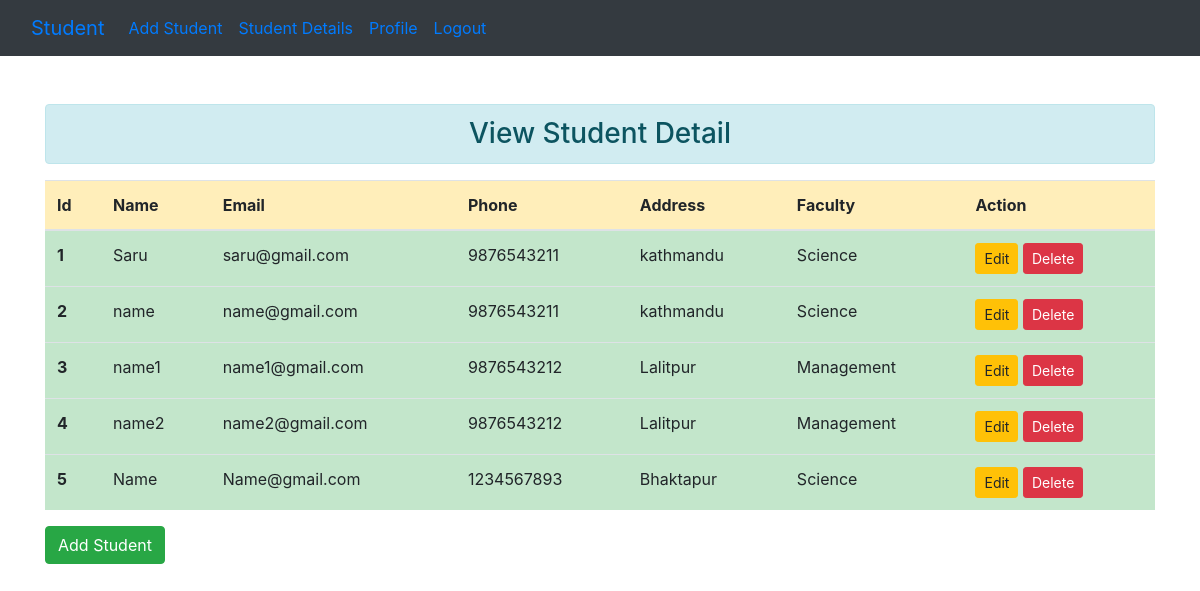
Page /student/details/ (signed in) on the committed database.
### Student/models.py (models this page shows)
class Student(models.Model):
    Name=models.CharField(max_length=100)
    Email=models.EmailField(max_length=100)
    Phone=models.CharField(max_length=10)
    Address=models.CharField(max_length=100)
    Faculty=models.CharField(max_length=50)

### Student/views.py (the view)
# urls.py: path('details/',views.show_student,name="showStudent"),
def show_student(request):
    if request.user.is_authenticated:
        students=Student.objects.all()
        return render(request, 'student/show.html',{'stud':students})
    else:
        messages.error(request,"Please Login First!!!")
        return HttpResponseRedirect('/student/login/')

### Student/templates/student/show.html (shortened to what this page needs)
{% extends 'student/base.html' %}
{% block content%}
<h3 class="text-center alert alert-info">View Student Detail</h3>
<div class="row">
    <div class="col-sm-12">
       {% if stud %}
       <table class="table table-hover">
        <thead>
          <tr class="table-warning">
            <th scope="col">Id</th>
            <th scope="col">Name</th>
            <th scope="col">Email</th>
            <th scope="col">Phone</th>
            <th scope="col">Address</th>
            <th scope="col">Faculty</th>
            <th scope="col">Action</th>
          </tr>
        </thead>
        <tbody>
        {% for st in stud %}
          <tr class="table-success">
            <th scope="row">{{st.id}}</th>
            <td>{{st.Name}}</td>
            <td>{{st.Email}}</td>
            <td>{{st.Phone}}</td>
            <td>{{st.Address}}</td>
            <td>{{st.Faculty}}</td>
            <td>
              <form action="{% url 'updateStudent' st.id %}" method="post" class="d-inline">
                <input type="submit" class="btn btn-warning btn-sm" value="Edit">
              </form>
                <form action="{% url 'deleteStudent' st.id %}" method="post" class="d-inline">
                    <input type="submit" class="btn btn-danger btn-sm" value="Delete">
                </form>
            </td>
          </tr>
    {% endfor %}
        </tbody>
      </table>
       {% else %}
        <h4 class="text-center alert alert-danger">No Records</h4>
       {% endif %}
    </div>
</div>
<a href="{% url 'addStudent' %}" class='btn btn-success'>Add Student</a>
<br>
<br>
{% endblock content%}

### Student/templates/student/base.html (shortened to what this page needs)
<!DOCTYPE html>
{% load static %}
<html lang="en">
<head>
    {% block css %}
    <link rel="stylesheet" href="{% static 'student/css/bootstrap.min.css' %}">
    <link rel="stylesheet" href="{% static 'student/css/all.min.css' %}">
    {% endblock css %}
</head>
<body>
  {% include 'student/navbar.html'%}
<div class="container mt-5">
{% block content%}<h2 class="text-center alert alert-warning">Function Based View ModelForm CRUD</h2> {% endblock content %}
</div>
</body>
</html>

### Student/templates/student/navbar.html (shortened to what this page needs)
<nav class="navbar navbar-expand-lg bg-dark">
  <div class="container-fluid">
    <a class="navbar-brand" href="{% url 'homePage' %}">Student</a>
    <div class="collapse navbar-collapse" id="navbarNavAltMarkup">
      <div class="navbar-nav">
        <a class="nav-link" href="{% url 'addStudent' %}">Add Student</a>
        <a class="nav-link" href="{% url 'showStudent' %}">Student Details</a>
        <a class="nav-link" href="{%url 'profile' %}">Profile</a>
        <a class="nav-link"  href="{% url 'logout' %}">Logout</a>
      </div>
    </div>
  </div>
</nav>

### rows in the picture
Student: id "1", Name "Saru", Email "saru@gmail.com", Phone "9876543211", Address "kathmandu", Faculty "Science"
Student: id "2", Name "name", Email "name@gmail.com", Phone "9876543211", Address "kathmandu", Faculty "Science"
Student: id "3", Name "name1", Email "name1@gmail.com", Phone "9876543212", Address "Lalitpur", Faculty "Management"
Student: id "4", Name "name2", Email "name2@gmail.com", Phone "9876543212", Address "Lalitpur", Faculty "Management"
Student: id "5", Name "Name", Email "Name@gmail.com", Phone "1234567893", Address "Bhaktapur", Faculty "Science"
